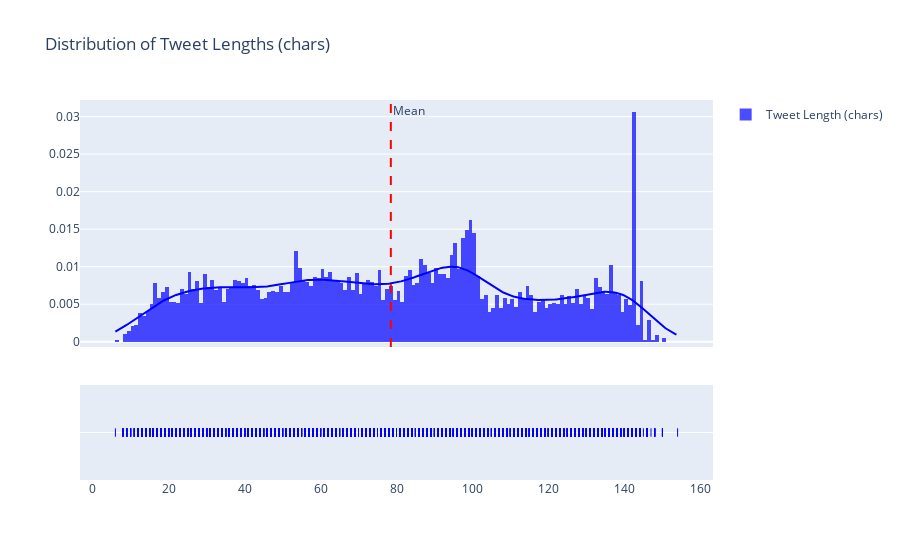

The notebook cell saved with this chart:
### Code cell
fig = ff.create_distplot([tweets_data['tweet_length']], group_labels=['Tweet Length (chars)'], colors=['blue']) # we plot the distribution of characters per tweet
fig.add_vline(tweets_data['tweet_length'].mean(), annotation_text='Mean',
              line_dash = 'dash' , annotation_position='top right', line_color = 'red') # add a dashed line corresponding to the mean
fig.update_layout(title_text='Distribution of Tweet Lengths (chars)')
fig.show()

print('Mean tweet length (chars):', round(tweets_data['tweet_length'].mean(), 2))

### Figure 1 — Plotly figure (JSON) as saved in the notebook; plotly's stock layout.template omitted (floating-point values rounded to 4 significant figures; data arrays with more than 128 entries replaced by an {"elided": "..."} marker saying what was removed)
{"data": [{"autobinx": false, "histnorm": "probability density", "legendgroup": "Tweet Length (chars)", "marker": {"color": "blue"}, "name": "Tweet Length (chars)", "opacity": 0.7, "type": "histogram", "x": {"elided": "5791 int values"}, "xaxis": "x", "xbins": {"end": 154, "size": 1, "start": 6}, "yaxis": "y"}, {"legendgroup": "Tweet Length (chars)", "marker": {"color": "blue"}, "mode": "lines", "name": "Tweet Length (chars)", "showlegend": false, "type": "scatter", "x": {"elided": "500 float values"}, "xaxis": "x", "y": {"elided": "500 float values"}, "yaxis": "y"}, {"legendgroup": "Tweet Length (chars)", "marker": {"color": "blue", "symbol": "line-ns-open"}, "mode": "markers", "name": "Tweet Length (chars)", "showlegend": false, "type": "scatter", "x": {"elided": "5791 int values"}, "xaxis": "x", "y": {"elided": "5791 str values"}, "yaxis": "y2"}], "layout": {"annotations": [{"showarrow": false, "text": "Mean", "x": 78.51, "xanchor": "left", "xref": "x", "y": 1, "yanchor": "top", "yref": "y domain"}], "barmode": "overlay", "hovermode": "closest", "legend": {"traceorder": "reversed"}, "shapes": [{"line": {"color": "red", "dash": "dash"}, "type": "line", "x0": 78.51, "x1": 78.51, "xref": "x", "y0": 0, "y1": 1, "yref": "y domain"}], "title": {"text": "Distribution of Tweet Lengths (chars)"}, "xaxis": {"anchor": "y2", "domain": [0, 1], "zeroline": false}, "yaxis": {"anchor": "free", "domain": [0.35, 1], "position": 0}, "yaxis2": {"anchor": "x", "domain": [0, 0.25], "dtick": 1, "showticklabels": false}}}
